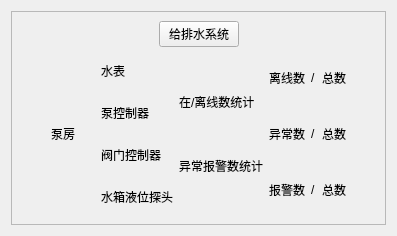
           <widget class="QWidget" name="page_2">
            <layout class="QGridLayout" name="gridLayout_4">
             <item row="0" column="0">
              <layout class="QHBoxLayout" name="horizontalLayout_3">
               <item>
                <widget class="QFrame" name="frame">
                 <property name="frameShape">
                  <enum>QFrame::StyledPanel</enum>
                 </property>
                 <property name="frameShadow">
                  <enum>QFrame::Raised</enum>
                 </property>
                 <layout class="QGridLayout" name="gridLayout_6" columnstretch="1,10,1">
                  <item row="0" column="1">
                   <layout class="QVBoxLayout" name="verticalLayout_9">
                    <item>
                     <layout class="QHBoxLayout" name="horizontalLayout_14">
                      <item>
                       <spacer name="horizontalSpacer_10">
                        <property name="orientation">
                         <enum>Qt::Horizontal</enum>
                        </property>
                        <property name="sizeHint" stdset="0">
                         <size>
                          <width>40</width>
                          <height>20</height>
                         </size>
                        </property>
                       </spacer>
                      </item>
                      <item>
                       <widget class="QPushButton" name="pushButton_5">
                        <property name="text">
                         <string>给排水系统</string>
                        </property>
                       </widget>
                      </item>
                      <item>
                       <spacer name="horizontalSpacer_11">
                        <property name="orientation">
                         <enum>Qt::Horizontal</enum>
                        </property>
                        <property name="sizeHint" stdset="0">
                         <size>
                          <width>40</width>
                          <height>20</height>
                         </size>
                        </property>
                       </spacer>
                      </item>
                     </layout>
                    </item>
                    <item>
                     <layout class="QHBoxLayout" name="horizontalLayout_13">
                      <item>
                       <widget class="QLabel" name="label_46">
                        <property name="text">
                         <string>泵房</string>
                        </property>
                       </widget>
                      </item>
                      <item>
                       <layout class="QVBoxLayout" name="verticalLayout_7">
                        <item>
                         <widget class="QLabel" name="label_31">
                          <property name="text">
                           <string>水表</string>
                          </property>
                         </widget>
                        </item>
                        <item>
                         <widget class="QLabel" name="label_32">
                          <property name="text">
                           <string>泵控制器</string>
                          </property>
                         </widget>
                        </item>
                        <item>
                         <widget class="QLabel" name="label_33">
                          <property name="text">
                           <string>阀门控制器</string>
                          </property>
                         </widget>
                        </item>
                        <item>
                         <widget class="QLabel" name="label_34">
                          <property name="text">
                           <string>水箱液位探头</string>
                          </property>
                         </widget>
                        </item>
                       </layout>
                      </item>
                      <item>
                       <layout class="QVBoxLayout" name="verticalLayout_6">
                        <item>
                         <spacer name="verticalSpacer_4">
                          <property name="orientation">
                           <enum>Qt::Vertical</enum>
                          </property>
                          <property name="sizeHint" stdset="0">
                           <size>
                            <width>20</width>
                            <height>40</height>
                           </size>
                          </property>
                         </spacer>
                        </item>
                        <item>
                         <widget class="QLabel" name="label_35">
                          <property name="text">
                           <string>在/离线数统计</string>
                          </property>
                         </widget>
                        </item>
                        <item>
                         <spacer name="verticalSpacer_3">
                          <property name="orientation">
                           <enum>Qt::Vertical</enum>
                          </property>
                          <property name="sizeHint" stdset="0">
                           <size>
                            <width>20</width>
                            <height>40</height>
                           </size>
                          </property>
                         </spacer>
                        </item>
                        <item>
                         <widget class="QLabel" name="label_36">
                          <property name="text">
                           <string>异常报警数统计</string>
                          </property>
                         </widget>
                        </item>
                        <item>
                         <spacer name="verticalSpacer_5">
                          <property name="orientation">
                           <enum>Qt::Vertical</enum>
                          </property>
                          <property name="sizeHint" stdset="0">
                           <size>
                            <width>20</width>
                            <height>40</height>
                           </size>
                          </property>
                         </spacer>
                        </item>
                       </layout>
                      </item>
                      <item>
                       <layout class="QVBoxLayout" name="verticalLayout_8">
                        <item>
                         <layout class="QHBoxLayout" name="horizontalLayout_10">
                          <item>
                           <widget class="QLabel" name="label_37">
                            <property name="text">
                             <string>离线数</string>
                            </property>
                           </widget>
                          </item>
                          <item>
                           <widget class="QLabel" name="label_38">
                            <property name="text">
                             <string>/</string>
                            </property>
                           </widget>
                          </item>
                          <item>
                           <widget class="QLabel" name="label_39">
                            <property name="text">
                             <string>总数</string>
                            </property>
                           </widget>
                          </item>
                         </layout>
                        </item>
                        <item>
                         <layout class="QHBoxLayout" name="horizontalLayout_11">
                          <item>
                           <widget class="QLabel" name="label_41">
                            <property name="text">
                             <string>异常数</string>
                            </property>
                           </widget>
                          </item>
                          <item>
                           <widget class="QLabel" name="label_40">
                            <property name="text">
                             <string>/</string>
                            </property>
                           </widget>
                          </item>
                          <item>
                           <widget class="QLabel" name="label_42">
                            <property name="text">
                             <string>总数</string>
                            </property>
                           </widget>
                          </item>
                         </layout>
                        </item>
                        <item>
                         <layout class="QHBoxLayout" name="horizontalLayout_12">
                          <item>
                           <widget class="QLabel" name="label_44">
                            <property name="text">
                             <string>报警数</string>
                            </property>
                           </widget>
                          </item>
                          <item>
                           <widget class="QLabel" name="label_43">
                            <property name="text">
                             <string>/</string>
                            </property>
                           </widget>
                          </item>
                          <item>
                           <widget class="QLabel" name="label_45">
                            <property name="text">
                             <string>总数</string>
                            </property>
                           </widget>
                          </item>
                         </layout>
                        </item>
                       </layout>
                      </item>
                     </layout>
                    </item>
                   </layout>
                  </item>
                  <item row="0" column="0">
                   <spacer name="horizontalSpacer_12">
                    <property name="orientation">
                     <enum>Qt::Horizontal</enum>
                    </property>
                    <property name="sizeHint" stdset="0">
                     <size>
                      <width>40</width>
                      <height>20</height>
                     </size>
                    </property>
                   </spacer>
                  </item>
                  <item row="0" column="2">
                   <spacer name="horizontalSpacer_13">
                    <property name="orientation">
                     <enum>Qt::Horizontal</enum>
                    </property>
                    <property name="sizeHint" stdset="0">
                     <size>
                      <width>40</width>
                      <height>20</height>
                     </size>
                    </property>
                   </spacer>
                  </item>
                 </layout>
                </widget>
               </item>
              </layout>
             </item>
            </layout>
           </widget>
